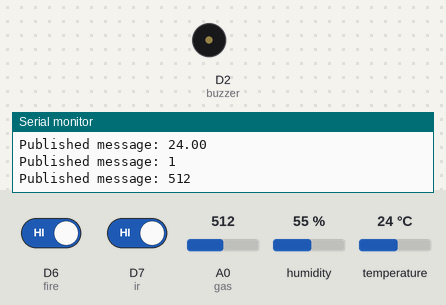
The sketch below on a simulated ESP8266 (NodeMCU). Parts: buzzer (waves = sounding, pin HIGH), the last lines printed to the serial monitor. Inputs (shaded band) come from the test bench; at power-on: D6 (fire) HIGH, D7 (ir) HIGH, A0 (gas) = 512, humidity 55 %, temperature 24 °C. WiFi joins after 1.5 s; servers stay silent unless stated; no MQTT or app messages arrive unless stated.

Above: at 3.2 s.
3.3 s: D6 (fire) driven LOW
At 4.4 s:
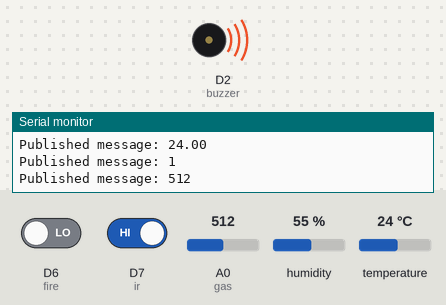
9.6 s: D6 (fire) driven HIGH
At 10.7 s:
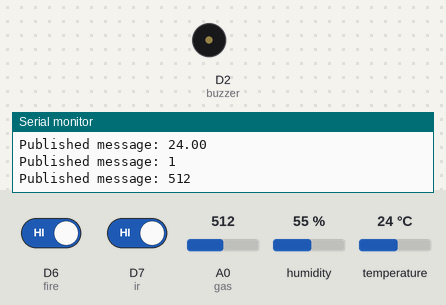
Timing chart, 0 to 12.6 s (numbered marks = the images above; inputs shaded):
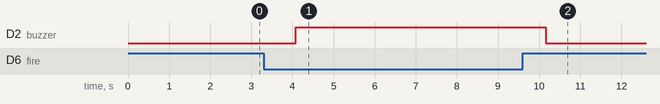

The sketch:

iot_project_final.ino
```cpp
#include <ESP8266WiFi.h>
#include <PubSubClient.h>
#include <FirebaseESP8266.h>
#include "DHT.h"

#define DHT_PIN D5
DHT dht(DHT_PIN, DHT11);

#define gas A0
#define fire D6
#define buzzer D2
#define ir D7


const char* WIFI_SSID = "Ahmed_zaid@iot";
const char* WIFI_PASS = "iot0123498765";

const char* FIREBASE_HOST = ""; // firebase link
const char* FIREBASE_AUTH = ""; // firebase auth key

const char* broker = "192.168.137.1";
const int port = 1883;
const char* topic1_G = "home/Gas";
const char* topic1_F = "home/Fire";
const char* topic1_T = "home/Temperature";
const char* topic1_M = "home/Motion";
bool Close=0;
unsigned long startTime = 0;
FirebaseData fbdo;
WiFiClient espClient;
PubSubClient client(espClient);

void on_message(char* topic, byte* message, unsigned int length) {
  Serial.print("Message received: ");                 // A message prefix

 for (int i = 0; i < length; i++)                    // Loop through the message bytes
    Serial.print((char)message[i]);                   // Print each character to the Serial Monitor
  if(message[0]=='0')
    {
      Close=0;
    }
   else
      Close=1;
  Serial.println();                                   // Move to a new line after printing the message
}


void setup() {
  Serial.begin(115200);
  WiFi.begin(WIFI_SSID, WIFI_PASS);

  while (WiFi.status() != WL_CONNECTED) {
    delay(1000);
    Serial.println("Connecting to WiFi...");
  }

  Serial.println("Connected to WiFi.");
  Serial.print("IP Address: ");
  Serial.println(WiFi.localIP());

  client.setServer(broker, port);
  client.setCallback(on_message);
  if (client.connect("NodeMCU_Publisher")) {
    Serial.println("Connected to MQTT broker.");
    client.subscribe(topic1_M); // Subscribe to the "home/Motion" topic
  }
  dht.begin();
  Firebase.begin(FIREBASE_HOST, FIREBASE_AUTH);
  Firebase.reconnectWiFi(true);
  startTime = millis(); // Record the start time
  pinMode(gas, INPUT);
  pinMode(fire, INPUT);
  pinMode(ir, INPUT);
  pinMode(buzzer, OUTPUT);

}

void loop() {

  delay(1000);
  int change=0;
while(true)
{
  if (!client.connected()) {
    while (!client.connect("NodeMCU_Publisher")) {
      Serial.println("Connecting to MQTT...");
      delay(1000);
    }
  }
  client.loop();
  float temp = dht.readTemperature();
  bool fire_read = digitalRead(fire);
  int motion = digitalRead(ir);
  int Gas = analogRead(gas);
  int Time = ((millis() - startTime) / 1000/60);

  if ((!motion && !Close) || !fire_read)
  {
    digitalWrite(buzzer, HIGH);
    delay(1000);
  }
  else digitalWrite(buzzer, LOW);

  publish_m(temp, topic1_T);
  publish_m(fire_read, topic1_F);
  publish_m(Gas, topic1_G);

  if(Time != change)
  {
  if(Firebase.pushFloat(fbdo, "/Home/temp", temp)) {
    Serial.print("Temperature: ");
    Serial.print(temp);
    Serial.println("°C ");

  }else {
    Serial.println(fbdo.errorReason());
  }

  if(Firebase.pushInt(fbdo, "/Home/fire", fire_read)) {
    Serial.print("Fire: ");
    Serial.println(fire_read);
  }else {
    Serial.println(fbdo.errorReason());
  }

  if(Firebase.pushInt(fbdo, "/Home/Gas", Gas)) {
    Serial.print("Gas: ");
    Serial.println(Gas);
  }else {
    Serial.println(fbdo.errorReason());
  }
  if(Firebase.pushInt(fbdo, "/Home/Motion", motion)) {
    Serial.print("Motion: ");
    Serial.println(motion);
  }else {
    Serial.println(fbdo.errorReason());
  }
  if(Firebase.pushInt(fbdo, "/Home/Time", Time)) {
    Serial.print("time stamp: ");
    Serial.println(Time);
  }else {
    Serial.println(fbdo.errorReason());
  }
  change++;
  }
  delay(1000);
}

}

template<typename T>
void publish_m(T msg, const char* topic) {
  String message = String(msg);
  client.publish(topic, message.c_str());
  Serial.print("Published message: ");
  Serial.println(message);
}
```

Measured:
- after the input at 3.3 s, D2 (buzzer): LOW → HIGH after 0.78 s
- after the input at 9.6 s, D2 (buzzer): HIGH → LOW after 0.56 s
